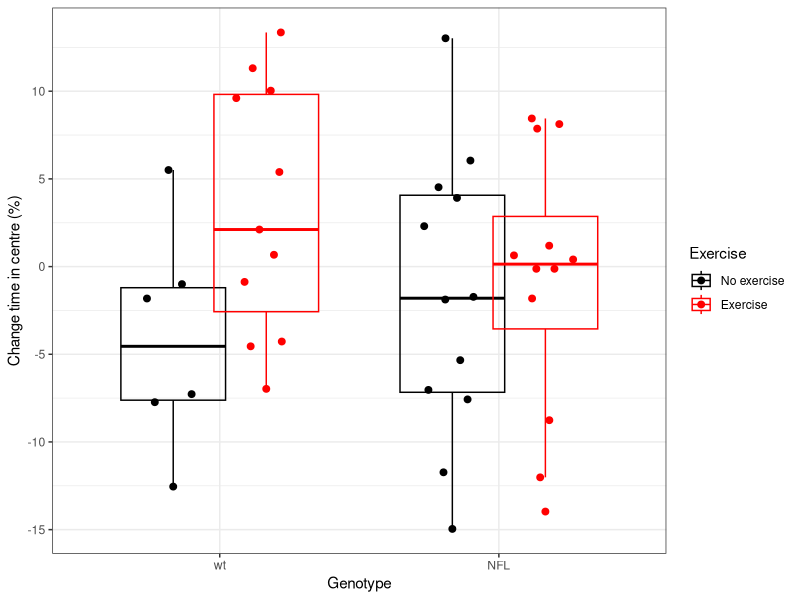
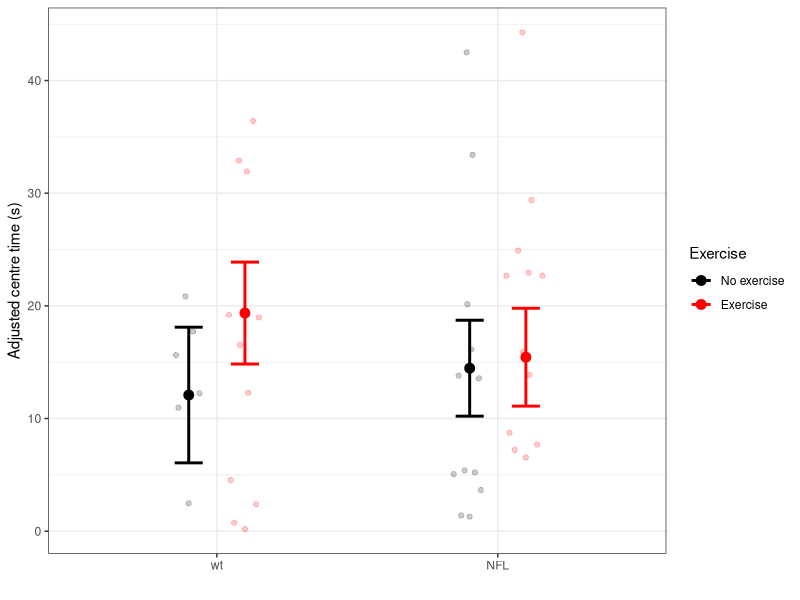
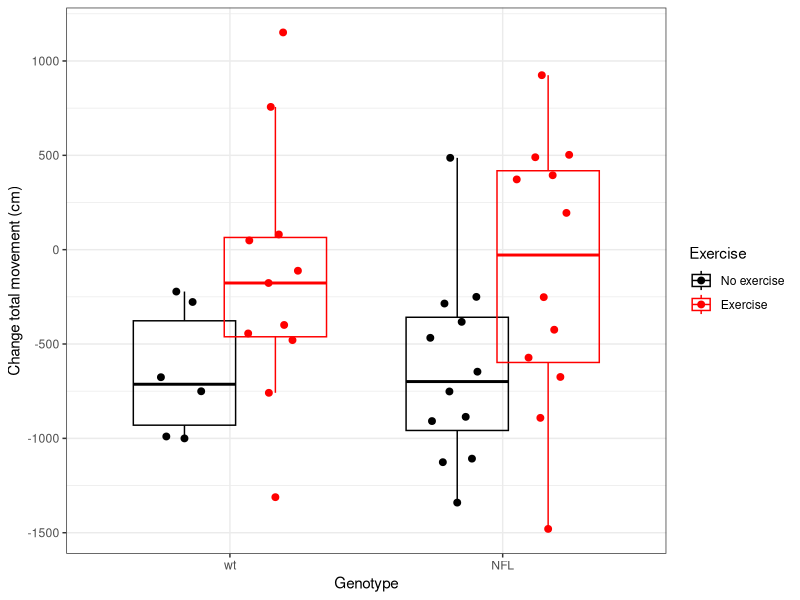
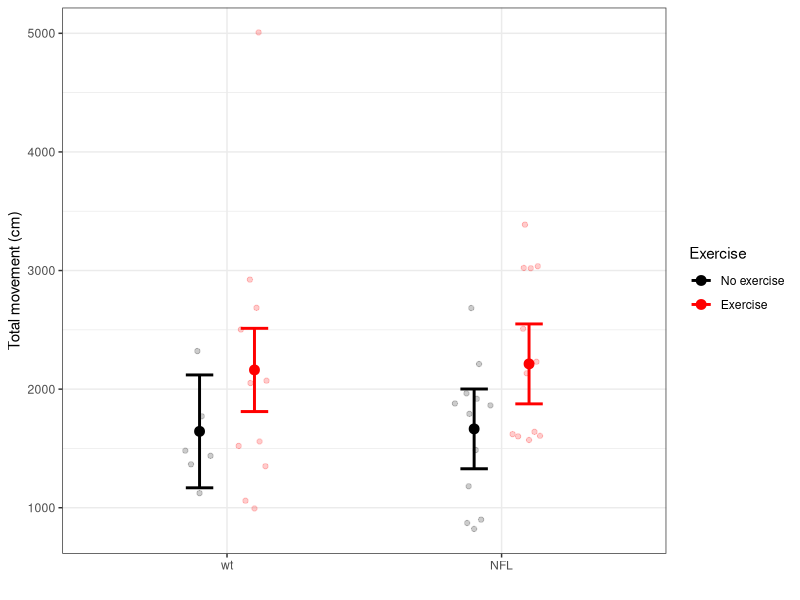
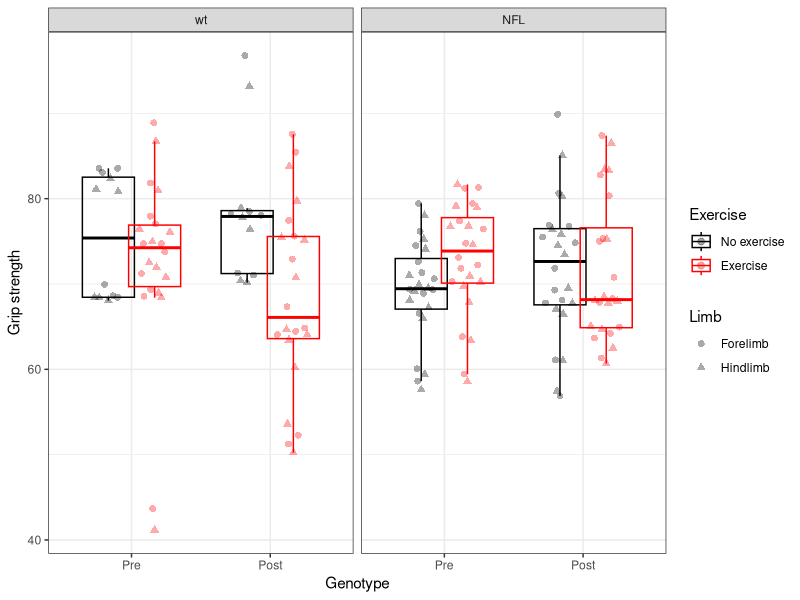
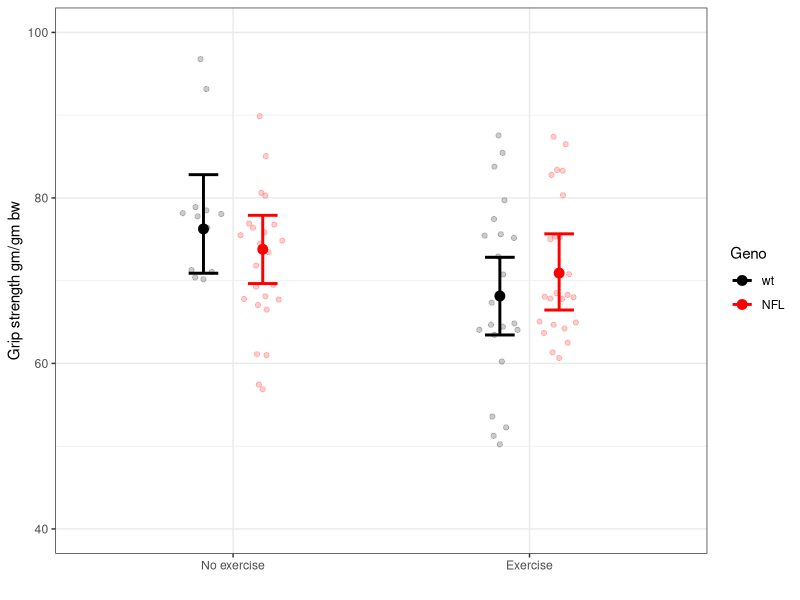

Source code (R) for these figures, in order:
## ---- chunk 1
knitr::opts_chunk$set(echo = FALSE, message = FALSE, warning = FALSE)
## ---- chunk 2
library(readr)
library(dplyr)
library(ggplot2)
library(lme4)
library(lmerTest)
library(knitr)
library(reshape2)
library(ggbeeswarm)
library(openxlsx)


# d <- read_csv("nfl_exercise.csv") %>%
#   mutate(exercise = factor(exercise, levels = c(1, 0), labels = c("exercise", "no exercise")),
#          geno = factor(geno, levels = c("WT", "NFL")))

## ---- chunk 3
d0 <- lapply(1:3, function(x) read.xlsx('nfl_behaviour_2019.xlsx', sheet = x, startRow = 3))

names(d0[[3]]) <- c("ID",
                    "Geno",
                    "Exercise",
                    "HLS_pre",
                    "HLS_post",
                    "HLS_change",
                    "FLS_pre",
                    "FLS_post",
                    "FLS_change",
                    "ALS_pre",
                    "ALS_post",
                    "ALS_change")

d <- left_join(d0[[1]], d0[[2]]) %>%
  left_join(d0[[3]]) %>%
  mutate(Exercise = factor(Exercise, levels = c(0, 1), labels = c("No exercise", "Exercise")),
         Geno = factor(Geno, levels = c("wt", "NFL")))

## ---- chunk 4
dw = 2/3

ggplot(d, aes(x = Geno, colour = Exercise, y = CT_change)) +
  geom_boxplot(position = position_dodge(width = dw), alpha = 0) +
  geom_quasirandom(dodge.width = dw, size = 2) +
  scale_colour_manual(values = c("black", "red")) +
  ylab("Change time in centre (%)") +
  xlab("Genotype") +
  theme_bw()
## ---- chunk 5
d %>% group_by(Geno) %>%
  summarise(mean = mean(CT_change, na.rm = TRUE),
            sd = sd(CT_change, na.rm = TRUE)) %>%
  kable(digits = 2)

d %>% group_by(Exercise) %>%
  summarise(mean = mean(CT_change, na.rm = TRUE),
            sd = sd(CT_change, na.rm = TRUE)) %>%
  kable(digits = 2)

d %>% group_by(Geno, Exercise) %>%
  summarise(mean = mean(CT_change, na.rm = TRUE),
            sd = sd(CT_change, na.rm = TRUE)) %>%
  kable(digits = 2)
## ---- chunk 6
m1 <- lm(CT_post ~ CT_pre + Geno * Exercise, d)
anova(m1)

#plot(m1)
## ---- chunk 7
dd <- expand.grid(CT_pre = mean(d$CT_pre),
                   Geno = factor(levels(d$Geno), levels = c("wt", "NFL")),
                   Exercise = factor(levels(d$Exercise), levels = c("No exercise", "Exercise")))

p <- predict(m1, dd, se.fit = TRUE)
dd$lwr <- p$fit - 1.96*p$se.fit
dd$upr <- p$fit + 1.96*p$se.fit
dd$fit <- p$fit

knitr::kable(dd, digits = 2)
## ---- chunk 8
ggplot(dd, aes(x = Geno, colour = Exercise, y = fit, ymin = lwr, ymax = upr)) +
  ggbeeswarm::geom_quasirandom(data = d, dodge.width = 0.4, alpha = 0.2, inherit.aes = FALSE,
             aes(y = CT_post, x= Geno, colour = Exercise)) +
  geom_point(size = 3, position = position_dodge(width = 0.4)) +
  geom_errorbar(position = position_dodge(width = 0.4), size = 1, width = 0.2) +
  scale_colour_manual(values = c("black", "red")) +
  ylab("Adjusted centre time (s)") +
  xlab("") +
  theme_bw()

## ---- chunk 9
ggplot(d, aes(x = Geno, colour = Exercise, y = TM_change)) +
  geom_boxplot(position = position_dodge(width = dw), alpha = 0.0) +
  geom_quasirandom(dodge.width = dw, size = 2) +
  scale_colour_manual(values = c("black", "red")) +
  ylab("Change total movement (cm)") +
  xlab("Genotype") +
  theme_bw()
## ---- chunk 10
d %>% group_by(Geno) %>%
  summarise(mean = mean(TM_change, na.rm = TRUE),
            sd = sd(TM_change, na.rm = TRUE)) %>%
  kable(digits = 2)

d %>% group_by(Exercise) %>%
  summarise(mean = mean(TM_change, na.rm = TRUE),
            sd = sd(TM_change, na.rm = TRUE)) %>%
  kable(digits = 2)

d %>% group_by(Geno, Exercise) %>%
  summarise(mean = mean(TM_change, na.rm = TRUE),
            sd = sd(TM_change, na.rm = TRUE)) %>%
  kable(digits = 2)



## ---- chunk 11
m1 <- lm(TM_post ~ TM_pre + Geno*Exercise, d)
anova(m1)

#plot(m1)
## ---- chunk 12
dd <- expand.grid(TM_pre = mean(d$TM_pre),
                   Geno = factor(levels(d$Geno), levels = c("wt", "NFL")),
                   Exercise = factor(levels(d$Exercise), levels = c("No exercise", "Exercise")))

p <- predict(m1, dd, se.fit = TRUE)
dd$lwr <- p$fit - 1.96*p$se.fit
dd$upr <- p$fit + 1.96*p$se.fit
dd$fit <- p$fit

knitr::kable(dd, digits = 2)
## ---- chunk 13
ggplot(dd, aes(x = Geno, colour = Exercise, y = fit, ymin = lwr, ymax = upr)) +
  ggbeeswarm::geom_quasirandom(data = d, dodge.width = 0.4, alpha = 0.2, inherit.aes = FALSE,
             aes(y = TM_post, x= Geno, colour = Exercise)) +
  geom_point(size = 3, position = position_dodge(width = 0.4)) +
  geom_errorbar(position = position_dodge(width = 0.4), size = 1, width = 0.2) +
  scale_colour_manual(values = c("black", "red")) +
  ylab("Total movement (cm)") +
  xlab("") +
  theme_bw()

## ---- chunk 14
gs <- select(d, ID, Geno, Exercise, HS_pre, HS_post, FS_pre, FS_post) %>%
  melt(id.vars = c("ID", "Geno", "Exercise")) %>%
  mutate(time = case_when(variable %in% c("HS_pre", "FS_pre") ~ "Pre",
                          variable %in% c("HS_post", "FS_post") ~ "Post"),
         time = factor(time, levels = c("Pre", "Post"))) %>%
  mutate(Limb = case_when(variable %in% c("HS_pre", "HS_post") ~ "Hindlimb",
                          variable %in% c("FS_pre", "FS_post") ~ "Forelimb"))


ggplot(gs, aes(x = time, colour = Exercise, y = value)) +
  geom_boxplot(position = position_dodge(width = dw), alpha = 0) +
    geom_quasirandom(dodge.width = dw, size = 2, alpha = 1/3, aes(shape = Limb, group = Exercise)) +
  scale_colour_manual(values = c("black", "red")) +
  facet_wrap(~Geno) +
  ylab("Grip strength") +
  xlab("Genotype") +
  theme_bw()

## ---- chunk 15
gs1 <- gs %>% select(ID, Geno, Exercise, time, value, Limb) %>% tidyr::spread(time, value)


gs1 %>% group_by(Geno, Limb) %>%
  summarise(gs.mean = mean(Post - Pre),
            gs.sd = sd(Post - Pre)) %>%
  knitr::kable(digits = 2)

gs1 %>% group_by(Exercise, Limb) %>%
  summarise(gs.mean = mean(Post - Pre),
            gs.sd = sd(Post - Pre)) %>%
  knitr::kable(digits = 2)

gs1 %>% group_by(Geno, Exercise, Limb) %>%
  summarise(gs.mean = mean(Post - Pre),
            gs.sd = sd(Post - Pre)) %>%
  knitr::kable(digits = 2)
## ---- chunk 16
m1 <- lmer(Post ~ Pre + Geno*Exercise + (1|ID), gs1)
anova(m1)
## ---- chunk 17

gs0 <- expand.grid(Pre = mean(gs1$Pre),
                   Geno = factor(levels(gs1$Geno), levels = c("wt", "NFL")),
                   Exercise = factor(levels(gs1$Exercise), levels = c("No exercise", "Exercise")))

bootfit <- bootMer(m1, FUN=function(x) predict(x, gs0, re.form = NA),
                   nsim = 500,
                   parallel = "multicore",
                   ncpus = 3L)

gs0$lwr <- apply(bootfit$t, 2, quantile, 0.025)
gs0$upr <- apply(bootfit$t, 2, quantile, 0.975)
gs0$fit <- apply(bootfit$t, 2, mean)

knitr::kable(gs0, digits = 2)

## ---- chunk 18

ggplot(gs0, aes(x = Exercise, colour = Geno, group = Geno, y = fit, ymin = lwr, ymax = upr)) +
  ggbeeswarm::geom_quasirandom(data = gs1, dodge.width = 0.4, alpha = 0.2, inherit.aes = FALSE,
             aes(y = Post, x= Exercise, colour = Geno)) +
  geom_point(size = 3, position = position_dodge(width = 0.4)) +
  geom_errorbar(position = position_dodge(width = 0.4), size = 1, width = 0.2) +
  #geom_path(position = position_dodge(width = 0.2), linetype = "dashed", size = 1) +
  scale_colour_manual(values = c("black", "red")) +
  ylab("Grip strength gm/gm bw") +
  xlab("") +
  ylim(40, 100) +
  theme_bw()
